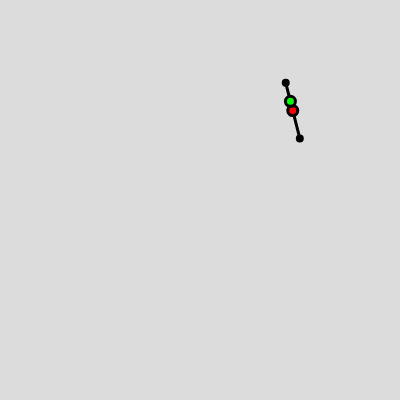
Frame 1 (no input)
Frame 2 (the mouse pressed at the canvas centre, redrawn once): identical to frame 1, image omitted

The p5.js sketch that drew this single still picture (run headless with seeded random() and noise() and a simulated clock; the mouse was pressed at the canvas centre and the sketch redrawn once):

// p5.js sketch
// ── sketch.js
let pointA;
let pointB;

function setup() {
  createCanvas(400, 400);
  pointA = createVector(random(0, width), random(0, height));
  pointB = createVector(random(0, width), random(0, height));
  noLoop();
}

function draw() {
  background(220);
  fill(0);
  stroke(0);
  strokeWeight(3);
  circle(pointA.x, pointA.y, 5);
  circle(pointB.x, pointB.y, 5);
  line(pointA.x, pointA.y, pointB.x, pointB.y);
  let midX = (max(pointA.x, pointB.x) - min(pointA.x, pointB.x)) / 2;
  let midY = (max(pointA.y, pointB.y) - min(pointA.y, pointB.y)) / 2;
  let oneThirdX = (max(pointA.x, pointB.x) - min(pointA.x, pointB.x)) / 3;
  let oneThirdY = (max(pointA.y, pointB.y) - min(pointA.y, pointB.y)) / 3;

  if (pointA.x <= pointB.x && pointA.y <= pointB.y) {
    fill(255, 0, 0);
    circle(pointA.x + midX, pointA.y + midY, 10);
    fill(0, 255, 0);
    circle(pointA.x + oneThirdX, pointA.y + oneThirdY, 10);
    console.log("one");
  }
  if (pointA.x <= pointB.x && pointA.y > pointB.y) {
    fill(255, 0, 0);
    circle(pointA.x + midX, pointB.y + midY, 10);
    fill(0, 255, 0);
    circle(pointA.x + oneThirdX, pointA.y - oneThirdY, 10);
    console.log("two");
  }
  if (pointA.x > pointB.x && pointA.y <= pointB.y) {
    fill(255, 0, 0);
    circle(pointB.x + midX, pointA.y + midY, 10);
    fill(0, 255, 0);
    circle(pointB.x + oneThirdX, pointB.y - oneThirdY, 10);
    console.log("three");
  }
  if (pointA.x > pointB.x && pointA.y > pointB.y) {
    fill(255, 0, 0);
    circle(pointB.x + midX, pointB.y + midY, 10);
    fill(0, 255, 0);
    circle(pointB.x + oneThirdX, pointB.y + oneThirdY, 10);
    console.log("four");
  }
}
